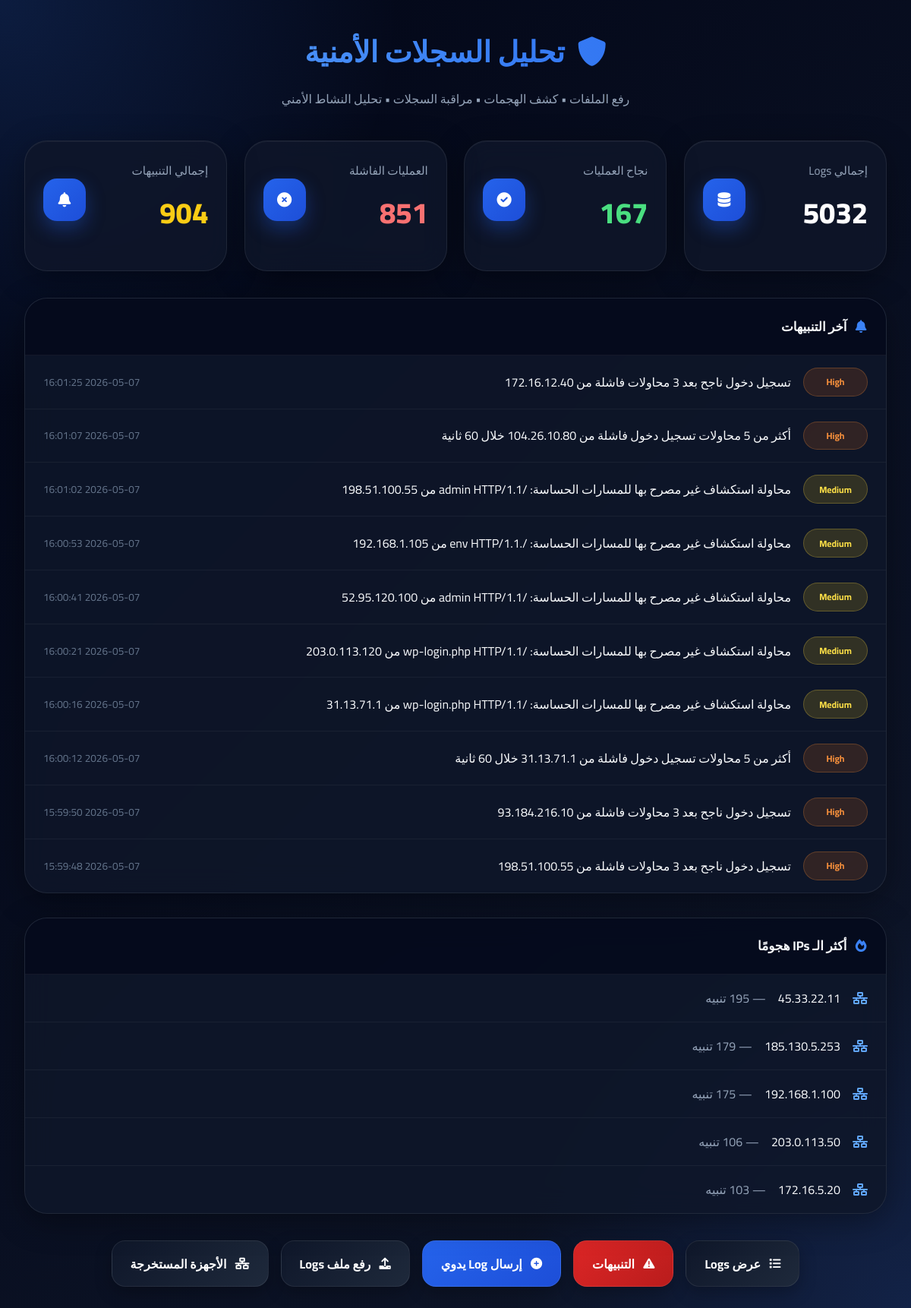
Screenshot of / (signed in) with the database file from the repository.
### models.py (models this page shows)
class Alert(db.Model):
    id = db.Column(db.Integer, primary_key=True)
    timestamp = db.Column(db.DateTime, default=datetime.utcnow)
    severity = db.Column(db.String(20), nullable=False)
    rule_name = db.Column(db.String(100), nullable=False)
    description = db.Column(db.Text, nullable=False)
    src_ip = db.Column(db.String(45), nullable=True)
    log_ids = db.Column(db.String(200), nullable=True)
    is_resolved = db.Column(db.Boolean, default=False)

### app.py (the view)
    @app.route('/')
    @login_required
    def dashboard():
        total_logs = Log.query.count()
        total_alerts = Alert.query.count()
        success_logs = Log.query.filter_by(status='success').count()
        failed_logs = Log.query.filter_by(status='failed').count()
        devices_count = Device.query.count()
        recent_alerts = Alert.query.order_by(Alert.timestamp.desc()).limit(10).all()
        from sqlalchemy import func
        top_attackers = db.session.query(
            Alert.src_ip, func.count(Alert.id)
        ).filter(Alert.src_ip.isnot(None))\
         .group_by(Alert.src_ip)\
         .order_by(func.count(Alert.id).desc()).limit(5).all()
        return render_template('index.html',
                               total_logs=total_logs,
                               total_alerts=total_alerts,
                               success_logs=success_logs,
                               failed_logs=failed_logs,
                               devices_count=devices_count,
                               recent_alerts=recent_alerts,
                               top_attackers=top_attackers)

### auth.py (called while the page is built)
@login_manager.user_loader
def load_user(user_id):
    return User.query.get(int(user_id))

### templates/index.html (shortened to what this page needs)
<!DOCTYPE html>
<html lang="ar">
<head>
    <link rel="stylesheet"
        href="https://cdnjs.cloudflare.com/ajax/libs/font-awesome/6.0.0-beta3/css/all.min.css">
</head>
<body>
    <div class="container">
        <div class="header">
            <h1>
                <i class="fas fa-shield-alt"></i>
            </h1>
            <p>
                رفع الملفات • كشف الهجمات • مراقبة السجلات • تحليل النشاط الأمني
            </p>
        </div>
        <div class="stats-grid">
            <div class="stat-card">
                <div class="stat-top">
                    <div>
                        <div class="stat-title">
                            إجمالي Logs
                        </div>
                        <div class="stat-number">
                            {{ total_logs }}
                        </div>
                    </div>
                    <div class="stat-icon">
                        <i class="fas fa-database"></i>
                    </div>
                </div>
            </div>
            <div class="stat-card">
                <div class="stat-top">
                    <div>
                        <div class="stat-title">
                            نجاح العمليات
                        </div>
                        <div class="stat-number success-color">
                            {{ success_logs }}
                        </div>
                    </div>
                    <div class="stat-icon">
                        <i class="fas fa-check-circle"></i>
                    </div>
                </div>
            </div>
            <div class="stat-card">
                <div class="stat-top">
                    <div>
                        <div class="stat-title">
                            العمليات الفاشلة
                        </div>
                        <div class="stat-number failed-color">
                            {{ failed_logs }}
                        </div>
                    </div>
                    <div class="stat-icon">
                        <i class="fas fa-times-circle"></i>
                    </div>
                </div>
            </div>
            <div class="stat-card">
                <div class="stat-top">
                    <div>
                        <div class="stat-title">
                            إجمالي التنبيهات
                        </div>
                        <div class="stat-number warning-color">
                            {{ total_alerts }}
                        </div>
                    </div>
                    <div class="stat-icon">
                        <i class="fas fa-bell"></i>
                    </div>
                </div>
            </div>
        </div>
        <div class="card">
            <div class="card-header">
                <i class="fas fa-bell"></i>
                آخر التنبيهات
            </div>
            <div class="list-group">
                {% for a in recent_alerts %}
                <div class="list-group-item">
                    <span class="badge {% if a.severity == 'Critical' %}badge-critical{% elif a.severity == 'High' %}badge-high{% elif a.severity == 'Medium' %}badge-medium{% else %}badge-low{% endif %}">
                        {{ a.severity }}
                    </span>
                    <span>
                        {{ a.description }}
                    </span>
                    <small class="alert-time">
                        {{ a.timestamp.strftime('%Y-%m-%d %H:%M:%S') }}
                    </small>
                </div>
                {% else %}
                <div class="list-group-item">
                    لا توجد تنبيهات
                </div>
                {% endfor %}
            </div>
        </div>
        <div class="card">
            <div class="card-header">
                <i class="fas fa-fire"></i>
                أكثر الـ IPs هجومًا
            </div>
            <div class="list-group">
                {% for ip, count in top_attackers %}
                <div class="list-group-item">
                    <i class="fas fa-network-wired"
                        style="color:#60a5fa;"></i>
                    <span>
                        {{ ip }}
                    </span>
                    <span style="color:#94a3b8;">
                        — {{ count }} تنبيه
                    </span>
                </div>
                {% else %}
                <div class="list-group-item">
                    لا توجد بيانات
                </div>
                {% endfor %}
            </div>
        </div>
        <div class="btn-group">
            <a href="/logs" class="btn btn-secondary">
                <i class="fas fa-list"></i>
                عرض Logs
            </a>
            <a href="/alerts" class="btn btn-danger">
                <i class="fas fa-exclamation-triangle"></i>
                التنبيهات
            </a>
            <a href="/submit_log" class="btn btn-primary">
                <i class="fas fa-plus-circle"></i>
                إرسال Log يدوي
            </a>
            <a href="/upload_logs" class="btn btn-secondary">
                <i class="fas fa-upload"></i>
                رفع ملف Logs
            </a>
            <a href="/devices" class="btn btn-secondary">
                <i class="fas fa-network-wired"></i>
                الأجهزة المستخرجة
            </a>
        </div>
    </div>
</body>
</html>

### templates/index.html (style rules this page uses)
* { margin: 0; padding: 0; box-sizing: border-box; }
body { direction: rtl; font-family: 'Cairo', sans-serif; min-height: 100vh; padding: 2rem; color: #f8fafc; background: radial-gradient(circle at top left, rgba(59, 130, 246, 0.18), transparent 25%), radial-gradient(circle at bottom right, rgba(37, 99, 235, 0.15), transparent 25%), linear-gradient(135deg, #020617, #0f172a); }
.container { max-width: 1450px; margin: auto; }
.header { text-align: center; margin-bottom: 2.5rem; }
.header h1 { font-size: 2.4rem; font-weight: 800; margin-bottom: 0.7rem; background: linear-gradient(90deg, #60a5fa, #3b82f6, #2563eb); -webkit-background-clip: text; background-clip: text; -webkit-text-fill-color: transparent; color: transparent; }
.header p { color: #94a3b8; font-size: 1rem; }
.header i { margin-left: 0.5rem; }
.stats-grid { display: grid; grid-template-columns: repeat(auto-fit, minmax(240px, 1fr)); gap: 1.4rem; margin-bottom: 2.2rem; }
.stat-card { background: rgba(15, 23, 42, 0.82); backdrop-filter: blur(16px); -webkit-backdrop-filter: blur(16px); border-radius: 30px; padding: 1.5rem; border: 1px solid rgba(255, 255, 255, 0.08); transition: 0.3s ease; box-shadow: 0 10px 40px rgba(0, 0, 0, 0.35), inset 0 1px 0 rgba(255, 255, 255, 0.04); }
.stat-top { display: flex; align-items: center; justify-content: space-between; margin-bottom: 1rem; }
.stat-icon { width: 56px; height: 56px; border-radius: 18px; background: linear-gradient(135deg, #2563eb, #1d4ed8); display: flex; align-items: center; justify-content: center; font-size: 1.2rem; color: white; box-shadow: 0 10px 25px rgba(37, 99, 235, 0.35); }
.stat-title { color: #94a3b8; font-size: 0.95rem; }
.stat-number { font-size: 2.4rem; font-weight: 800; margin-top: 0.3rem; color: white; }
.success-color { color: #4ade80; }
.failed-color { color: #f87171; }
.warning-color { color: #facc15; }
.card { background: rgba(15, 23, 42, 0.85); backdrop-filter: blur(18px); -webkit-backdrop-filter: blur(18px); border-radius: 30px; overflow: hidden; border: 1px solid rgba(255, 255, 255, 0.08); margin-bottom: 2rem; box-shadow: 0 10px 40px rgba(0, 0, 0, 0.35); }
.card-header { padding: 1.3rem 1.6rem; display: flex; align-items: center; gap: 0.7rem; font-size: 1.05rem; font-weight: 700; background: rgba(2, 6, 23, 0.65); border-bottom: 1px solid rgba(255, 255, 255, 0.06); }
.card-header i { color: #3b82f6; }
.list-group { display: flex; flex-direction: column; }
.list-group-item { padding: 1rem 1.5rem; display: flex; align-items: center; gap: 1rem; flex-wrap: wrap; border-bottom: 1px solid rgba(255, 255, 255, 0.05); transition: 0.25s ease; }
.list-group-item:last-child { border-bottom: none; }
.badge { padding: 0.4rem 0.8rem; border-radius: 50px; font-size: 0.75rem; font-weight: 700; min-width: 85px; text-align: center; }
.badge-high { background: rgba(249, 115, 22, 0.15); color: #fb923c; border: 1px solid rgba(251, 146, 60, 0.25); }
.badge-medium { background: rgba(250, 204, 21, 0.15); color: #fde047; border: 1px solid rgba(253, 224, 71, 0.25); }
.alert-time { margin-right: auto; color: #64748b; font-size: 0.85rem; }
.btn-group { display: flex; flex-wrap: wrap; justify-content: center; gap: 1rem; margin-top: 2.2rem; }
.btn { text-decoration: none; display: inline-flex; align-items: center; gap: 0.7rem; padding: 0.9rem 1.5rem; border-radius: 18px; font-weight: 700; color: white; transition: 0.3s ease; border: 1px solid rgba(255, 255, 255, 0.08); background: rgba(15, 23, 42, 0.85); box-shadow: 0 8px 22px rgba(0, 0, 0, 0.25); }
.btn-primary { background: linear-gradient(135deg, #2563eb, #1d4ed8); }
.btn-danger { background: linear-gradient(135deg, #dc2626, #b91c1c); }
.btn-secondary { background: linear-gradient(135deg, #0f172a, #1e293b); }
.btn i { font-size: 0.95rem; }

### rows the page displays
Alert: severity "High", description "تسجيل دخول ناجح بعد 3 محاولات فاشلة من 172.16.12.40", timestamp "2026-05-07 16:01:25"
Alert: severity "High", description "أكثر من 5 محاولات تسجيل دخول فاشلة من 104.26.10.80 خلال 60 ثانية", timestamp "2026-05-07 16:01:07"
Alert: severity "Medium", description "محاولة استكشاف غير مصرح بها للمسارات الحساسة: /admin HTTP/1.1 من 198.51.100.55", timestamp "2026-05-07 16:01:02"
Alert: severity "Medium", description "محاولة استكشاف غير مصرح بها للمسارات الحساسة: /.env HTTP/1.1 من 192.168.1.105", timestamp "2026-05-07 16:00:53"
Alert: severity "Medium", description "محاولة استكشاف غير مصرح بها للمسارات الحساسة: /admin HTTP/1.1 من 52.95.120.100", timestamp "2026-05-07 16:00:41"
Alert: severity "Medium", description "محاولة استكشاف غير مصرح بها للمسارات الحساسة: /wp-login.php HTTP/1.1 من 203.0.113.120", timestamp "2026-05-07 16:00:21"
Alert: severity "Medium", description "محاولة استكشاف غير مصرح بها للمسارات الحساسة: /wp-login.php HTTP/1.1 من 31.13.71.1", timestamp "2026-05-07 16:00:16"
Alert: severity "High", description "أكثر من 5 محاولات تسجيل دخول فاشلة من 31.13.71.1 خلال 60 ثانية", timestamp "2026-05-07 16:00:12"
Alert: severity "High", description "تسجيل دخول ناجح بعد 3 محاولات فاشلة من 93.184.216.10", timestamp "2026-05-07 15:59:50"
Alert: severity "High", description "تسجيل دخول ناجح بعد 3 محاولات فاشلة من 198.51.100.55", timestamp "2026-05-07 15:59:48"

### other values shown
{{ total_logs }} "5032"
{{ success_logs }} "167"
{{ failed_logs }} "851"
{{ total_alerts }} "904"
{{ ip }} "45.33.22.11" "185.130.5.253" "192.168.1.100" "203.0.113.50" "172.16.5.20"
{{ count }} "179" "175" "106"
